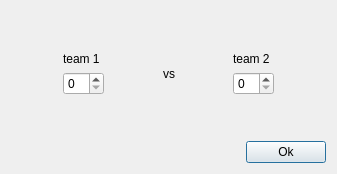
<?xml version="1.0" encoding="UTF-8"?>
<ui version="4.0">
 <class>GameResult</class>
 <widget class="QDialog" name="GameResult">
  <property name="geometry">
   <rect>
    <x>0</x>
    <y>0</y>
    <width>337</width>
    <height>174</height>
   </rect>
  </property>
  <property name="windowTitle">
   <string>Dialog</string>
  </property>
  <layout class="QHBoxLayout" name="horizontalLayout_3">
   <item>
    <layout class="QVBoxLayout" name="verticalLayout_3">
     <item>
      <spacer name="verticalSpacer_2">
       <property name="orientation">
        <enum>Qt::Vertical</enum>
       </property>
       <property name="sizeHint" stdset="0">
        <size>
         <width>20</width>
         <height>13</height>
        </size>
       </property>
      </spacer>
     </item>
     <item>
      <layout class="QHBoxLayout" name="horizontalLayout">
       <item>
        <spacer name="horizontalSpacer_2">
         <property name="orientation">
          <enum>Qt::Horizontal</enum>
         </property>
         <property name="sizeHint" stdset="0">
          <size>
           <width>40</width>
           <height>20</height>
          </size>
         </property>
        </spacer>
       </item>
       <item>
        <layout class="QVBoxLayout" name="verticalLayout_2">
         <item>
          <widget class="QLabel" name="teamLabel_1">
           <property name="text">
            <string>team 1</string>
           </property>
          </widget>
         </item>
         <item>
          <widget class="QSpinBox" name="firstSpinBox"/>
         </item>
        </layout>
       </item>
       <item>
        <spacer name="horizontalSpacer_4">
         <property name="orientation">
          <enum>Qt::Horizontal</enum>
         </property>
         <property name="sizeHint" stdset="0">
          <size>
           <width>18</width>
           <height>20</height>
          </size>
         </property>
        </spacer>
       </item>
       <item>
        <widget class="QLabel" name="label">
         <property name="text">
          <string>vs</string>
         </property>
        </widget>
       </item>
       <item>
        <spacer name="horizontalSpacer_5">
         <property name="orientation">
          <enum>Qt::Horizontal</enum>
         </property>
         <property name="sizeHint" stdset="0">
          <size>
           <width>18</width>
           <height>20</height>
          </size>
         </property>
        </spacer>
       </item>
       <item>
        <layout class="QVBoxLayout" name="verticalLayout">
         <item>
          <widget class="QLabel" name="teamLabel_2">
           <property name="text">
            <string>team 2</string>
           </property>
          </widget>
         </item>
         <item>
          <widget class="QSpinBox" name="secSpinBox"/>
         </item>
        </layout>
       </item>
       <item>
        <spacer name="horizontalSpacer_3">
         <property name="orientation">
          <enum>Qt::Horizontal</enum>
         </property>
         <property name="sizeHint" stdset="0">
          <size>
           <width>40</width>
           <height>20</height>
          </size>
         </property>
        </spacer>
       </item>
      </layout>
     </item>
     <item>
      <spacer name="verticalSpacer">
       <property name="orientation">
        <enum>Qt::Vertical</enum>
       </property>
       <property name="sizeHint" stdset="0">
        <size>
         <width>20</width>
         <height>40</height>
        </size>
       </property>
      </spacer>
     </item>
     <item>
      <layout class="QHBoxLayout" name="horizontalLayout_2">
       <item>
        <spacer name="horizontalSpacer">
         <property name="orientation">
          <enum>Qt::Horizontal</enum>
         </property>
         <property name="sizeHint" stdset="0">
          <size>
           <width>228</width>
           <height>20</height>
          </size>
         </property>
        </spacer>
       </item>
       <item>
        <widget class="QPushButton" name="okButton">
         <property name="text">
          <string>Ok</string>
         </property>
        </widget>
       </item>
      </layout>
     </item>
    </layout>
   </item>
  </layout>
 </widget>
 <resources/>
 <connections/>
</ui>
